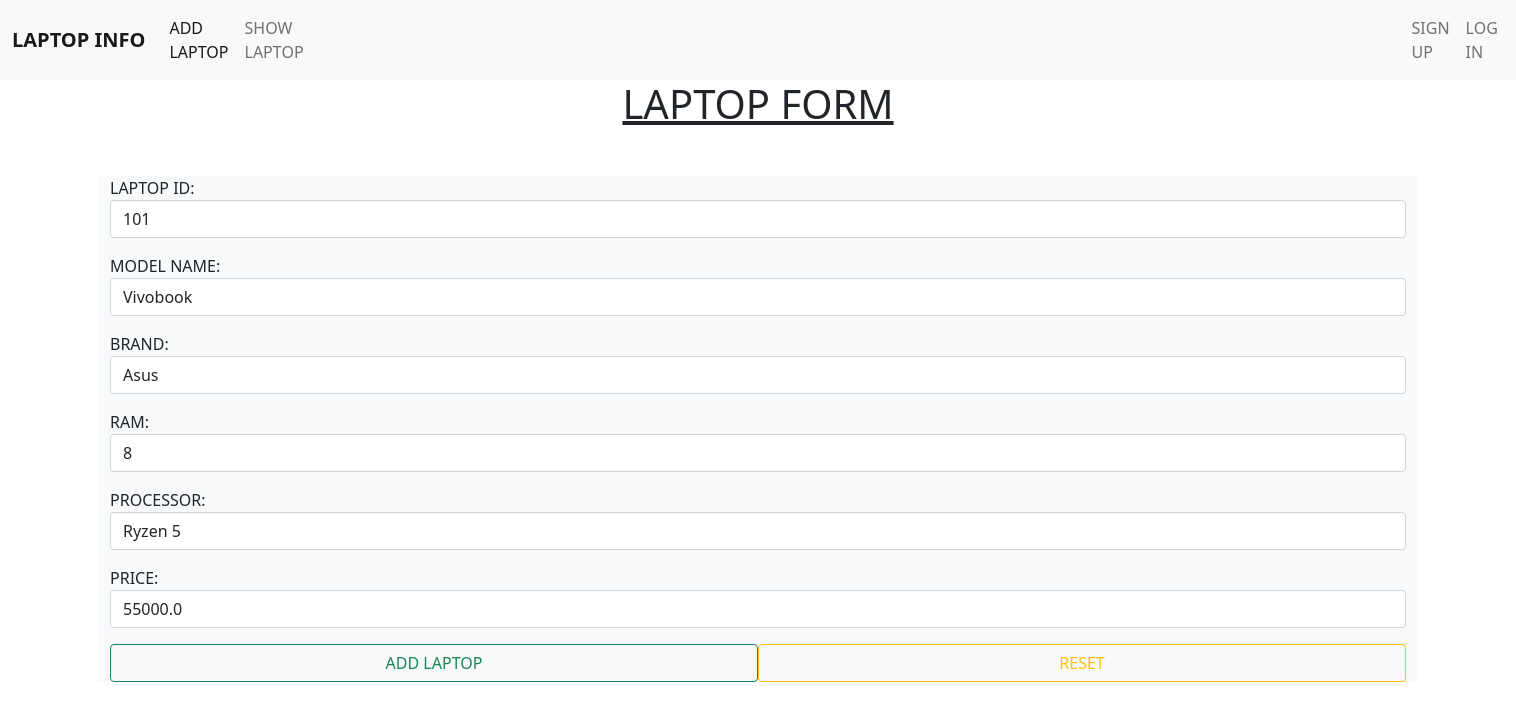
/luv/6/, run on the app's committed database.
### crud_app/models.py (models this page shows)
class Laptops(models.Model):
    laptop_id = models.IntegerField(unique=True)
    model_name = models.CharField(max_length=30)
    brand = models.CharField(max_length=30)
    ram = models.IntegerField()
    processor = models.CharField(max_length=20)
    price = models.FloatField()

### crud_app/views.py (the view)
# urls.py: path('luv/<int:pk>/', laptop_update_view, name = 'update_url'),
def laptop_update_view(request, pk):
    obj = Laptops.objects.get(id=pk)
    form = LaptopForm(instance=obj)
    if request.method == 'POST':
        form = LaptopForm(request.POST, instance=obj)
        if form.is_valid():
            form.save()
            return redirect('show_url')
    template_name = 'crud_app/laptop_form.html'
    context = {'form': form}
    return render(request, template_name, context)

### crud_app/forms.py
class LaptopForm(forms.ModelForm):
    class Meta:
        model = Laptops
        fields = '__all__'
        labels = {
            'laptop_id': 'LAPTOP ID',
            'model_name': 'MODEL NAME',
            'brand': 'BRAND',
            'ram': 'RAM',
            'processor': 'PROCESSOR',
            'price': 'PRICE'
        }
        widgets = {
            'laptop_id': forms.NumberInput(attrs={'class': 'form-control'}),
            'model_name': forms.TextInput(attrs={'class': 'form-control'}),
            'brand': forms.TextInput(attrs={'class': 'form-control'}),
            'ram': forms.NumberInput(attrs={'class': 'form-control'}),
            'processor': forms.TextInput(attrs={'class': 'form-control'}),
            'price': forms.NumberInput(attrs={'class': 'form-control'})
        }

### templates/crud_app/laptop_form.html (shortened to what this page needs)
{% extends 'base.html' %}
{% block content %}
    <center><h1><u> LAPTOP FORM </u></h1></center>
    <form method="post" class="container bg-light mt-5">
        {{ form.as_p }}
        <input type="submit" value="ADD LAPTOP" class="btn btn-outline-success col-6">
        <input type="reset" value="RESET" class="btn btn-outline-warning col-6 float-end">
    </form>
{% endblock %}

### templates/base.html (shortened to what this page needs)
<!DOCTYPE html>
<html lang="en">
<head>
    <link href="https://cdn.jsdelivr.net/npm/bootstrap@5.0.2/dist/css/bootstrap.min.css" rel="stylesheet">
</head>
<body>
    <nav class="navbar navbar-expand-lg navbar-light bg-light">
      <div class="container-fluid">
        <a class="navbar-brand" href="#"> <b>LAPTOP INFO</b></a>
        <div class="collapse navbar-collapse" id="navbarNavAltMarkup">
          <div class="navbar-nav">
            <a class="nav-link active" aria-current="page" href="{% url 'add_url' %}">ADD LAPTOP</a>
            <a class="nav-link" href="{% url 'show_url'%}">SHOW LAPTOP</a>
            {% if user.is_authenticated %}
              <a class="nav-link" href="{% url 'signout_url' %}" style="padding-left:1100px"><span><b>Hello,{{user.username}}</b></span> LOG OUT</a>
            {% else %}
            <a class="nav-link" href="{% url 'signup_url' %}" style="padding-left:1100px">SIGN UP</a>
            <a class="nav-link" href="{% url 'signin_url'%}">LOG IN</a>
            {% endif %}
          </div>
        </div>
      </div>
    </nav>
    {% block content %}
    {% endblock %}
</body>
</html>

### data on the page
Laptops: laptop_id "101", model_name "Vivobook", brand "Asus", ram "8", processor "Ryzen 5", price "55000.0"
